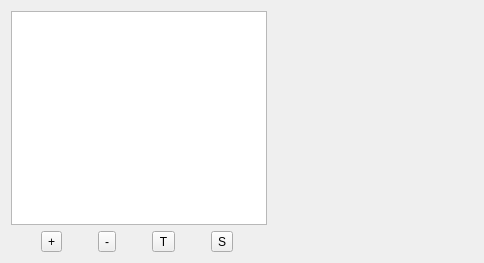
<?xml version="1.0" encoding="UTF-8"?>
<ui version="4.0">
 <class>DataDisplayEditorForm</class>
 <widget class="QWidget" name="DataDisplayEditorForm">
  <property name="geometry">
   <rect>
    <x>0</x>
    <y>0</y>
    <width>484</width>
    <height>263</height>
   </rect>
  </property>
  <property name="windowTitle">
   <string>Form</string>
  </property>
  <layout class="QHBoxLayout" name="horizontalLayout_2">
   <item>
    <layout class="QVBoxLayout" name="verticalLayout_2">
     <item>
      <widget class="QTableView" name="displayTable">
       <property name="sizePolicy">
        <sizepolicy hsizetype="Fixed" vsizetype="Expanding">
         <horstretch>0</horstretch>
         <verstretch>0</verstretch>
        </sizepolicy>
       </property>
       <property name="editTriggers">
        <set>QAbstractItemView::NoEditTriggers</set>
       </property>
       <property name="alternatingRowColors">
        <bool>true</bool>
       </property>
       <property name="selectionMode">
        <enum>QAbstractItemView::SingleSelection</enum>
       </property>
       <property name="selectionBehavior">
        <enum>QAbstractItemView::SelectRows</enum>
       </property>
       <attribute name="horizontalHeaderVisible">
        <bool>false</bool>
       </attribute>
       <attribute name="verticalHeaderVisible">
        <bool>false</bool>
       </attribute>
      </widget>
     </item>
     <item>
      <layout class="QHBoxLayout" name="horizontalLayout">
       <item>
        <widget class="QToolButton" name="addButton">
         <property name="toolTip">
          <string>Add new display</string>
         </property>
         <property name="text">
          <string>+</string>
         </property>
         <property name="icon">
          <iconset resource="../resources.qrc">
           <normaloff>:/icons/images/add-icon.png</normaloff>:/icons/images/add-icon.png</iconset>
         </property>
         <property name="iconSize">
          <size>
           <width>22</width>
           <height>22</height>
          </size>
         </property>
        </widget>
       </item>
       <item>
        <widget class="QToolButton" name="removeButton">
         <property name="toolTip">
          <string>Delete selected display</string>
         </property>
         <property name="text">
          <string>-</string>
         </property>
         <property name="icon">
          <iconset resource="../resources.qrc">
           <normaloff>:/icons/images/remove-icon.png</normaloff>:/icons/images/remove-icon.png</iconset>
         </property>
         <property name="iconSize">
          <size>
           <width>22</width>
           <height>22</height>
          </size>
         </property>
        </widget>
       </item>
       <item>
        <widget class="QToolButton" name="testButton">
         <property name="toolTip">
          <string>Preview display</string>
         </property>
         <property name="text">
          <string>T</string>
         </property>
         <property name="icon">
          <iconset resource="../resources.qrc">
           <normaloff>:/icons/images/test-icon.png</normaloff>:/icons/images/test-icon.png</iconset>
         </property>
         <property name="iconSize">
          <size>
           <width>22</width>
           <height>22</height>
          </size>
         </property>
         <property name="checkable">
          <bool>false</bool>
         </property>
        </widget>
       </item>
       <item>
        <widget class="QToolButton" name="saveButton">
         <property name="toolTip">
          <string>Save changes</string>
         </property>
         <property name="text">
          <string>S</string>
         </property>
         <property name="icon">
          <iconset resource="../resources.qrc">
           <normaloff>:/icons/images/save-icon.png</normaloff>:/icons/images/save-icon.png</iconset>
         </property>
         <property name="iconSize">
          <size>
           <width>22</width>
           <height>22</height>
          </size>
         </property>
        </widget>
       </item>
      </layout>
     </item>
    </layout>
   </item>
   <item>
    <layout class="QVBoxLayout" name="verticalLayout">
     <item>
      <layout class="QVBoxLayout" name="configLayout"/>
     </item>
     <item>
      <spacer name="horizontalSpacer">
       <property name="orientation">
        <enum>Qt::Horizontal</enum>
       </property>
       <property name="sizeHint" stdset="0">
        <size>
         <width>150</width>
         <height>20</height>
        </size>
       </property>
      </spacer>
     </item>
     <item>
      <spacer name="verticalSpacer">
       <property name="orientation">
        <enum>Qt::Vertical</enum>
       </property>
       <property name="sizeHint" stdset="0">
        <size>
         <width>20</width>
         <height>40</height>
        </size>
       </property>
      </spacer>
     </item>
    </layout>
   </item>
  </layout>
 </widget>
 <resources>
  <include location="../resources.qrc"/>
 </resources>
 <connections/>
</ui>
